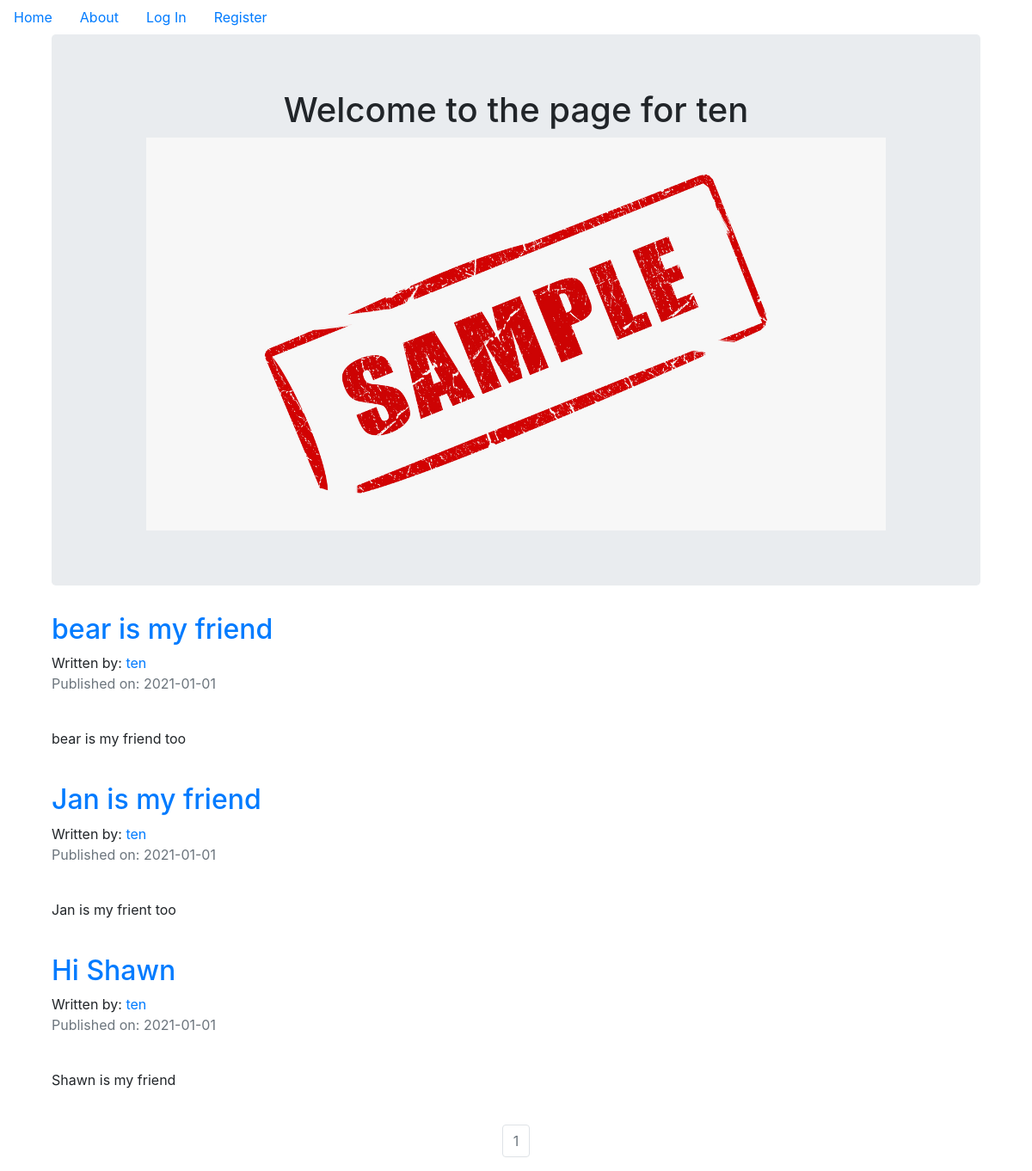
The app's page /ten with its own data.
### endofshift/models.py (models this page shows, shortened)
class User(db.Model,UserMixin):
    __tablename__= 'users'
    id = db.Column(db.Integer,primary_key=True)
    profile_image = db.Column(db.String(64),nullable=False,default='default_profile.png')
    email = db.Column(db.String(64),unique=True,index=True)
    username = db.Column(db.String(64),unique=True,index=True)
    password_hash = db.Column(db.String(128))
    posts = db.relationship('BlogPost',backref='author',lazy=True)

class BlogPost(db.Model):
    users = db.relationship(User)
    id = db.Column(db.Integer,primary_key=True)
    user_id = db.Column(db.Integer,db.ForeignKey('users.id'),nullable=False)
    date = db.Column(db.DateTime,nullable=False,default=datetime.utcnow)
    title = db.Column(db.String(140),nullable=False)
    text = db.Column(db.Text,nullable=False)

### endofshift/users/views.py (the view)
@users.route("/<username>")
def user_posts(username):
    page = request.args.get('page',1,type=int)
    user = User.query.filter_by(username=username).first_or_404()
    blog_posts = BlogPost.query.filter_by(author=user).order_by(BlogPost.date.desc()).paginate(page=page,per_page=5)
    return render_template('user_blog_posts.html',blog_posts=blog_posts,user=user)

### endofshift/templates/user_blog_posts.html (shortened to what this page needs)
{% extends "base.html" %}
{% block content %}
<div class="container">
  <div class="jumbotron">
    <div align='center'>
      <h1 >Welcome to the page for {{user.username}}</h1>
      <img align='center' src="{{ url_for('static', filename='profile_pics/' + user.profile_image) }}">
    </div>
  </div>
{% for post in blog_posts.items %}
          <h2><a href="{{ url_for('blog_posts.blog_post', blog_post_id=post.id) }}">{{ post.title }}</a></h2>
          Written by: <a href="{{ url_for('users.user_posts', username=post.author.username) }}">{{ post.author.username }}</a>
          <p class="text-muted">Published on: {{ post.date.strftime('%Y-%m-%d') }}</p>
          <br>
            <p>{{post.text}}</p>
          <br>
{% endfor %}
</div>
<nav aria-label="Page navigation example">
  <ul class="pagination justify-content-center">
    {% for page_num in blog_posts.iter_pages(left_edge=1, right_edge=1, left_current=1, right_current=2) %}
            {% if blog_posts.page == page_num %}
              <li class="page-item disabled">
                <a class="page-link" href="{{ url_for('users.user_posts', username=user.username, page=page_num) }}">{{ page_num }}</a></li>
            {% else %}
              <li class="page-item"><a class="page-link" href="{{ url_for('users.user_posts', username=user.username, page=page_num) }}">{{ page_num }}</a></li>
            {% endif %}
    {% endfor %}
</nav>
{% endblock content %}

### records on screen
User: username "ten", profile_image (placeholder picture)
BlogPost: title "bear is my friend", author.username "ten", date "2021-01-01", text "bear is my friend too"
BlogPost: title "Jan is my friend", author.username "ten", date "2021-01-01", text "Jan is my frient too"
BlogPost: title "Hi Shawn", author.username "ten", date "2021-01-01", text "Shawn is my friend"

### other values on screen
{{ page_num }} "1"
